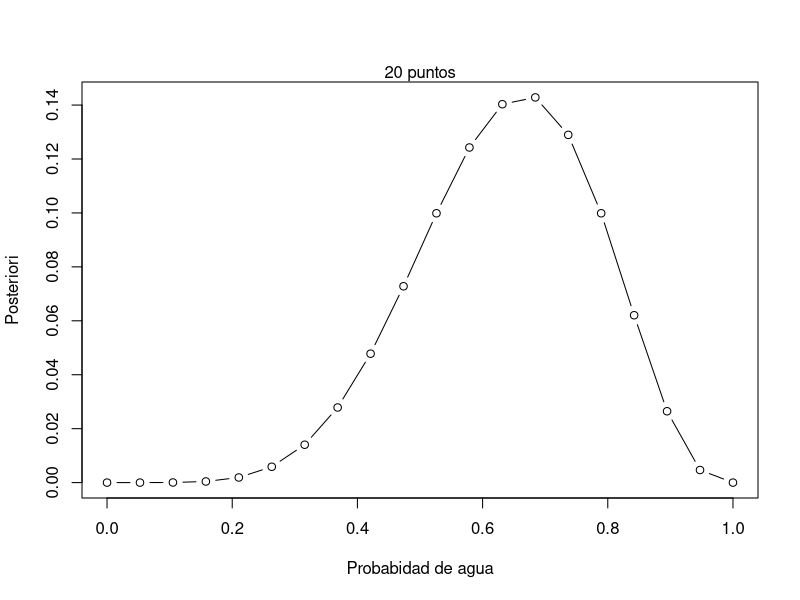
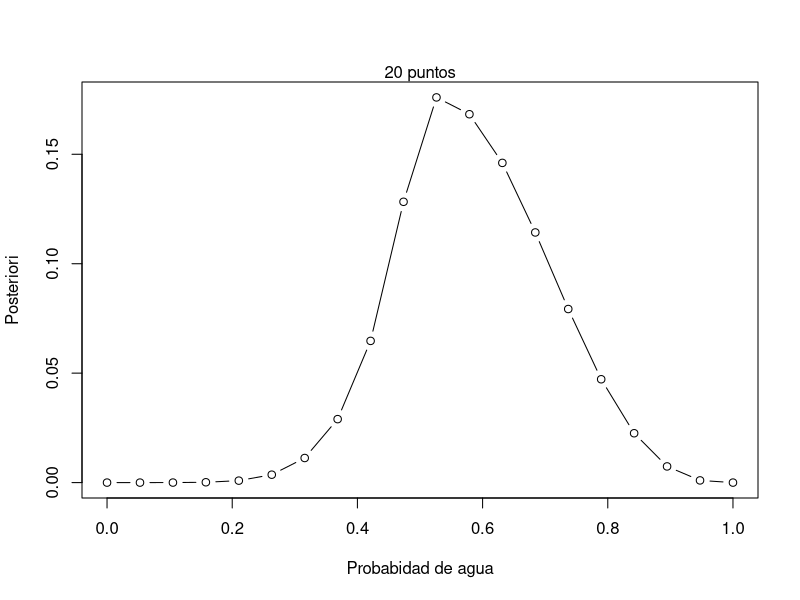

Source code (R) for these figures, in order:
## ---- chunk 1
#| label: mallado-priors

grid_size <- 20
# define grid
p_grid <- seq(from = 0, to = 1, length.out = grid_size)
# define prior
prior <- rep(1 , grid_size)
## ---- chunk 2
#| label: mallado-likelihood
likelihood <- dbinom(6, size = 9, prob = p_grid)
likelihood
## ---- chunk 3
#| label: mallado-posterior
unstd_posterior <- likelihood * prior
posterior <- unstd_posterior / sum(unstd_posterior)
posterior
## ---- chunk 4
#| label: mallado-plot
plot(p_grid, posterior, type = "b",
     xlab = "Probabidad de agua" , 
     ylab = "Posteriori")
mtext("20 puntos")
## ---- chunk 5
p_grid <- seq(0, 1, length.out = grid_size)
prior <- exp(-5 * abs(p_grid - 0.5))

likelihood = dbinom(6, 9, prob = p_grid)

unstd_posterior <-  likelihood * prior
posterior <- unstd_posterior / sum(unstd_posterior)

plot(p_grid, posterior, type = "b",
     xlab = "Probabidad de agua" , 
     ylab = "Posteriori")
mtext(sprintf("%i puntos", grid_size))
